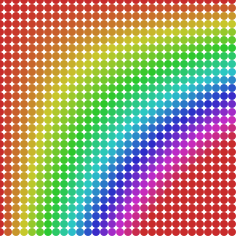
Frame 1 (no input)
Frame 60 (the mouse pressed at the canvas centre just before this capture): identical to frame 1, image omitted
Frame 120 (the mouse held since frame 60 and released just before this capture): identical to frame 1, image omitted

The Processing sketch that drew this single still picture (run headless with seeded random() and noise(); from frame 60 on, the mouse is pressed at the canvas centre):

// Processing sketch: grillaColor
// ── grillaColor.pde
float tamYCant;
int I;
int J;
int wT;
int hT;
boolean vuelve = false;
void setup() {
  size(240, 240);
  textAlign(LEFT);
  textSize(8);
  colorMode(HSB);
  tamYCant = 30;
  background(255);
}
void draw() {
  wT = round(width/tamYCant);
  hT = round(height/tamYCant);
  fill(255);
  noStroke();
  rect(0, 0, width, height);
  for (int j = 0; j < tamYCant; j++) {
    for (int i = 0; i < tamYCant; i++) {
      I = round(i*width/tamYCant);
      J = round(j*height/tamYCant);
      fill((i*j)/2, 200, 200);
      ellipse(I, J, wT, hT);
    }
  }
}
